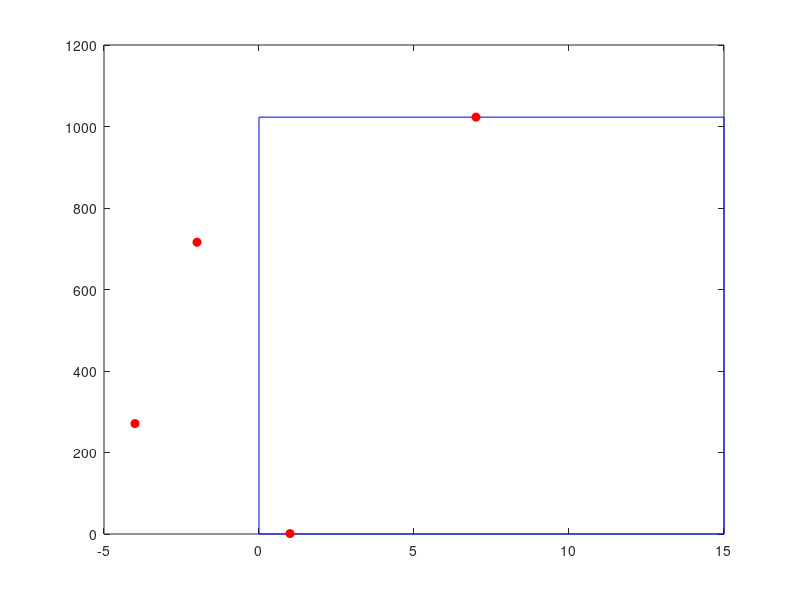

Write the MATLAB code that produced this figure.
szCPLX16 = 4; %size of complex16 type
szUINT16 = 2; %size of uint16_t
szL3 = 655360; %L3 memory size
szL2 = 49152;  %L2 memory static heap size
szL1 = 16384; %L1 heap size
testNum = 1;
AFFT = 64; %Azimuth FFT size
MAX_DET_OBJ = 100; %Maximum number of detected objects 
MAX_DET_OBJECTS_RAW = 2048;
szDetObj = 12; %Size in bytes of one detected object data
szObjRaw = 6; %sizeof (MmwDemo_objRaw_t)
rng(987654321);

config = zeros(94*2,24);

fprintf('Test# Ntx Nrx RFFT DFFT L3(kB) L2(kB) L1(kB)   BPM\n');
for BPM = [0 1]
    for Ntx = [1 2] %Number of Tx antennas
        if((BPM == 0) || ((BPM == 1) && (Ntx == 2)))
            for Nrx = [1 2 4] %Number of Rx antennas
                if Nrx >= Ntx 
                    for RFFT = [64 128 256 512 1024] %Range FFT size
                        for DFFT = [16 32 64 128 256] %Doppler FFT size
                            % Required space in L3 memory
                            L3 = Ntx * Nrx * RFFT * DFFT * szCPLX16 + ... %radarCube
                                 RFFT * DFFT * szUINT16 + ... %detMatrix
                                 Ntx * Nrx * RFFT * szCPLX16 + ... %azimuthStaticHeatMap
					        	 Ntx * Nrx * RFFT * szCPLX16; %ADCdataBuf
                                 
                            %Required space in L2 memory.
                            sumAbsRange = RFFT*4;
                            cfarDetObjIndexBuf = max(RFFT,DFFT)*2;
                            fftOut1D = 2*Nrx*RFFT*4;
                            L2 = ...
                                max(fftOut1D, max(cfarDetObjIndexBuf,sumAbsRange)) + ...
                                32*2*4*8 + ... %dcRangeSigMean 
                                RFFT/2*2 + ... %window1D                                
                                DFFT*8 + ... %twiddle32x32_2D
                                DFFT/2*4 + ... %window2D
                                DFFT*2*2 + ... %azimuthModCoefs
                                2*RFFT*2 + ... %twiddle16x16_1D
                                MAX_DET_OBJ*szDetObj + ... %detObj2D
                                MAX_DET_OBJ*1 + ... %detObj2dAzimIdx
                                AFFT*8 ; %azimuthTwiddle32x32
                                
                            %Required space in L1 memory.
                            adcDataIn = 2*RFFT*4;    
                            dstPingPong = 2*DFFT*4;
                            fftOut2D = DFFT*8*2;
                            windowingBuf2D = DFFT*8;
                            log2Abs = DFFT*2;
                            sumAbs = 2*2*DFFT;
                            detObj2DRaw = szObjRaw*MAX_DET_OBJECTS_RAW;
                            azimuthIn = (AFFT + Ntx*Nrx)*8;
                            azimuthOut = 2*8*AFFT;
                            azimuthMagSqr = 2*8*AFFT; 
                            
                            % L1 = max( adcDataIn,...
                            %          (dstPingPong + fftOut2D + max(windowingBuf2D,log2Abs) + sumAbs),...
                            %          detObj2DRaw,...
                            %          (dstPingPong + azimuthIn + azimuthOut + azimuthMagSqr));
                            %
                            D1 = adcDataIn;
                            D2 = (dstPingPong + fftOut2D + max(windowingBuf2D,log2Abs) + sumAbs);
                            CFAR = detObj2DRaw;
                            D3 = (dstPingPong + azimuthIn + azimuthOut + azimuthMagSqr);                            
                            L1 = max(D1,D2);
                            L1 = max(L1,CFAR);
                            L1 = max(L1,D3);
                                     
                            if L3 < szL3 && L2 < szL2 && L1 < szL1
                                target =[]; 
                                fprintf('%4d %3d %3d %4d %4d %6d %6d %6d %6d-- random ', testNum, Ntx, Nrx, RFFT, DFFT, ceil(L3/1024), ceil(L2/1024),  ceil(L1/1024), BPM);
					        	
                                %random case
					        	config((testNum-1)*2+1,1) = Nrx;%gNumRxAntennas
					        	config((testNum-1)*2+1,2) = RFFT;%gNumAdcSamples = number of range bins (Range FFT size)
					        	config((testNum-1)*2+1,3) = Ntx;%gNumTxAntennas
					        	config((testNum-1)*2+1,4) = 64;%gNumAngleBins - It can be 32 or 16 but never checked it. We can try one test with 32.
					        	config((testNum-1)*2+1,5) = DFFT*Ntx;%gNumChirpsPerFrame = number of Doppler bins (Doppler FFT size) * number of Tx antennas
					        	config((testNum-1)*2+1,6) = BPM;%bpmEnabled
                                config((testNum-1)*2+1,7) = 4;%gNumTargets
					        	config((testNum-1)*2+1,8) = 10;%gSnrdB -  It does not need to be, just set this to have some noise.
					        	
                                minDistRng = 1/4*RFFT;
                                minDistDop = 1/5*DFFT;
                                minDist = sqrt(minDistRng^2 + minDistDop^2);
                                for tgtIdx = 1:4
                                    
                                    %Get range/doppler index
                                    for kk =1:100
                                        target{tgtIdx}.range = (mod(round(rand*4*0.2*RFFT+2*randn),round(0.8*RFFT)));
                                        target{tgtIdx}.doppler = (mod(round(rand*4*0.5*DFFT+2*randn),DFFT));
                                        minD = sqrt(RFFT^2+DFFT^2);
                                        if(tgtIdx>1)
                                            for jj = tgtIdx-1:-1:1
                                                if sqrt(abs(target{tgtIdx}.range - target{jj}.range)^2 + abs(target{tgtIdx}.doppler - target{jj}.doppler)^2) < minD
                                                    minD = sqrt(abs(target{tgtIdx}.range - target{jj}.range)^2 + abs(target{tgtIdx}.doppler - target{jj}.doppler)^2);
                                                end
                                            end
                                            if minD > minDist
                                                break;
                                            end
                                        end
                                    end
                                   % fprintf('\n tgtIdx = %d, mind = %d/%d kk = %d\n', tgtIdx, round(minD), round(minDist), kk)
                                    
                                    if target{tgtIdx}.doppler >= DFFT/2
					        			target{tgtIdx}.doppler = target{tgtIdx}.doppler - DFFT;
					        		end
                                    
                                    target{tgtIdx}.azimuth = (mod(round(rand*0.25*AFFT+randn),AFFT));
                                    target{tgtIdx}.amplitude = round(500 + 10*randn);
					        		
					        		if tgtIdx > 1
					        	        for temp = 1:tgtIdx-1
					        		        if target{tgtIdx}.range == target{temp}.range
					        					if abs(target{tgtIdx}.doppler - target{temp}.doppler) <= 2											
					        					    target{tgtIdx}.doppler = target{tgtIdx}.doppler + 10;
					        				    end
					        			    end
					        			end
					        	    end
                                    fprintf('[%d] = %3d %3d %3d %3d, ', tgtIdx, target{tgtIdx}.amplitude, target{tgtIdx}.range, target{tgtIdx}.doppler, target{tgtIdx}.azimuth);
					        		
					        		config((testNum-1)*2+1, (9  + 4*(tgtIdx-1))) = target{tgtIdx}.amplitude;
					        		config((testNum-1)*2+1, (10 + 4*(tgtIdx-1))) = target{tgtIdx}.azimuth;
					        		config((testNum-1)*2+1, (11 + 4*(tgtIdx-1))) = target{tgtIdx}.range;
					        		config((testNum-1)*2+1, (12 + 4*(tgtIdx-1))) = target{tgtIdx}.doppler;
					        		
                                end
                                fprintf('\n');
					        	hold off
                                plot([0 DFFT-1 DFFT-1 0 0],[0 0 RFFT-1 RFFT-1 0],'b')
                                hold on
                                for tgtIdx = 1:4
                                    plot(target{tgtIdx}.doppler, target{tgtIdx}.range,'ro','MarkerFaceColor',[1 0 0]);
                                end
                                pause(.5)
					        	
					        	fprintf('                                                      min/max');
                                %min/max case
					        	config((testNum-1)*2+2,1) = config((testNum-1)*2+1,1);
					        	config((testNum-1)*2+2,2) = config((testNum-1)*2+1,2);
					        	config((testNum-1)*2+2,3) = config((testNum-1)*2+1,3);
					        	config((testNum-1)*2+2,4) = config((testNum-1)*2+1,4);
					        	config((testNum-1)*2+2,5) = config((testNum-1)*2+1,5);
                                config((testNum-1)*2+2,6) = BPM;
					        	config((testNum-1)*2+2,7) = 2;%has only 2 targets
					        	config((testNum-1)*2+2,8) = config((testNum-1)*2+1,8);
                                
					        	for tgtIdx = 1:2
					        		if tgtIdx == 1
					        		    %min range/doppler
					        		    target{tgtIdx}.range = 1;
					        		    target{tgtIdx}.doppler = 1;
					        		else
					        		    %max range.doppler
					        		    target{tgtIdx}.range = RFFT-1;
					        		    target{tgtIdx}.doppler = DFFT/2 -1;
                                    end
                                    
					        		% random azimuth and amplitude
                                    target{tgtIdx}.azimuth = (mod(round(rand*0.25*AFFT+randn),AFFT));
                                    target{tgtIdx}.amplitude = round(500 + 10*randn);
                                    fprintf('[%d] = %3d %3d %3d %3d, ', tgtIdx, target{tgtIdx}.amplitude, target{tgtIdx}.range, target{tgtIdx}.doppler, target{tgtIdx}.azimuth);
					        		
					        		config((testNum-1)*2+2, (9  + 4*(tgtIdx-1))) = target{tgtIdx}.amplitude;
					        		config((testNum-1)*2+2, (10 + 4*(tgtIdx-1))) = target{tgtIdx}.azimuth;
					        		config((testNum-1)*2+2, (11 + 4*(tgtIdx-1))) = target{tgtIdx}.range;
					        		config((testNum-1)*2+2, (12 + 4*(tgtIdx-1))) = target{tgtIdx}.doppler;
					        		
                                end
					        	fprintf('\n');
					        	hold off
                                plot([0 DFFT-1 DFFT-1 0 0],[0 0 RFFT-1 RFFT-1 0],'b')
                                hold on
                                for tgtIdx = 1:4
                                    plot(target{tgtIdx}.doppler, target{tgtIdx}.range,'ro','MarkerFaceColor',[1 0 0]);
                                end
                                pause(.5)
					        	
                                testNum = testNum + 1;
                            end
                        end
                    end
                end
            end
        end
    end
end

fid = fopen('xwr16xx_data_path_test_config.bin','wb');
fwrite(fid, (testNum-1)*2,'int32');
for row = 1:(testNum-1)*2 
    for col = 1:24
        fwrite(fid,config(row,col),'int32');
    end
end
fclose (fid);

                         